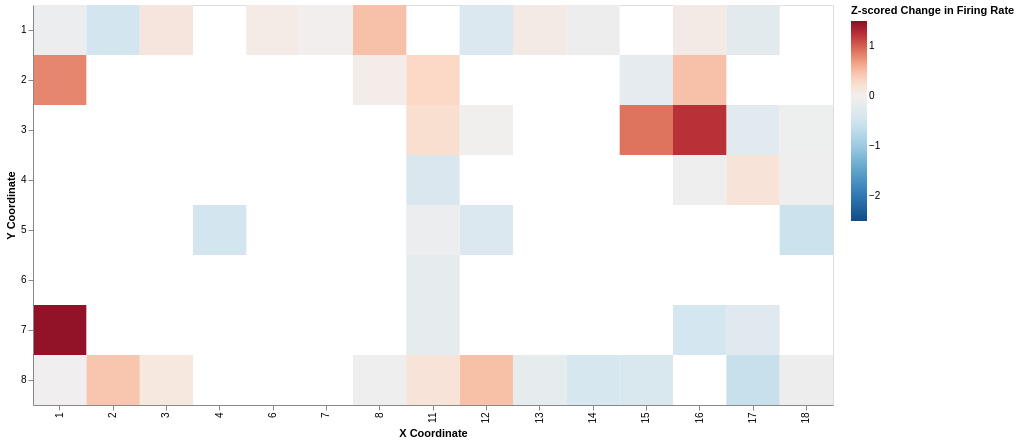

Notebook code cell kept with this figure:
### Code cell
from src.process_ripple import read_map
electrode_map = (
    read_map(Path('../data/sulley/sulley_SN_4566-004410.map'))
    [['x','y']]
    .sort_index()
)
example_stim_response = (
    norm_stim_response
    .xs(key='PMd.chan040',level='stimulated channel')
    .stack()
    .to_frame('stimulation response (z-score)') # type: ignore
    .groupby('recorded channel')
    .mean()
    .join(electrode_map, how='left')
    .reset_index()
)
alt.Chart(example_stim_response).mark_rect().encode(
    x=alt.X('x:O', title='X Coordinate'),
    y=alt.Y('y:O', title='Y Coordinate'),
    color=alt.Color('stimulation response (z-score):Q', scale=alt.Scale(scheme='redblue', domainMid=0, reverse=True, domain=[-2.5,1.5]), title='Z-scored Change in Firing Rate'),
    tooltip=['recorded channel', 'stimulation response (z-score)', 'x', 'y']
).properties(
    width=800,
    height=400,
)

### Figure 1 — Vega-Lite specification as saved in the notebook (floating-point values rounded to 4 significant figures)
{"config": {"view": {"continuousWidth": 300, "continuousHeight": 300}}, "data": {"name": "data-309f68b881e41f86dd17937878bbd04c"}, "mark": {"type": "rect"}, "encoding": {"color": {"field": "stimulation response (z-score)", "scale": {"domain": [-2.5, 1.5], "domainMid": 0, "reverse": true, "scheme": "redblue"}, "title": "Z-scored Change in Firing Rate", "type": "quantitative"}, "tooltip": [{"field": "recorded channel", "type": "nominal"}, {"field": "stimulation response (z-score)", "type": "quantitative"}, {"field": "x", "type": "quantitative"}, {"field": "y", "type": "quantitative"}], "x": {"field": "x", "title": "X Coordinate", "type": "ordinal"}, "y": {"field": "y", "title": "Y Coordinate", "type": "ordinal"}}, "height": 400, "width": 800, "$schema": "https://vega.github.io/schema/vega-lite/v5.20.1.json", "datasets": {"data-309f68b881e41f86dd17937878bbd04c": [{"recorded channel": "M1.chan001", "stimulation response (z-score)": 0.009812, "x": 7, "y": 1}, {"recorded channel": "M1.chan002", "stimulation response (z-score)": 0.4773, "x": 8, "y": 1}, {"recorded channel": "M1.chan003", "stimulation response (z-score)": 0.06878, "x": 6, "y": 1}, {"recorded channel": "M1.chan005", "stimulation response (z-score)": 0.1457, "x": 3, "y": 1}, {"recorded channel": "M1.chan006", "stimulation response (z-score)": -0.4833, "x": 2, "y": 1}, {"recorded channel": "M1.chan009", "stimulation response (z-score)": -0.09331, "x": 1, "y": 1}, {"recorded channel": "M1.chan012", "stimulation response (z-score)": 0.8069, "x": 1, "y": 2}, {"recorded channel": "M1.chan017", "stimulation response (z-score)": 0.04234, "x": 8, "y": 2}, {"recorded channel": "M1.chan101", "stimulation response (z-score)": -0.4869, "x": 4, "y": 5}, {"recorded channel": "M1.chan122", "stimulation response (z-score)": 0.1206, "x": 3, "y": 8}, {"recorded channel": "M1.chan124", "stimulation response (z-score)": 0.4425, "x": 2, "y": 8}, {"recorded channel": "M1.chan126", "stimulation response (z-score)": -0.02986, "x": 1, "y": 8}, {"recorded channel": "M1.chan127", "stimulation response (z-score)": 1.464, "x": 1, "y": 7}, {"recorded channel": "M1.chan128", "stimulation response (z-score)": -0.0577, "x": 8, "y": 8}, {"recorded channel": "PMd.chan033", "stimulation response (z-score)": -0.5576, "x": 18, "y": 5}, {"recorded channel": "PMd.chan034", "stimulation response (z-score)": -0.3447, "x": 12, "y": 5}, {"recorded channel": "PMd.chan036", "stimulation response (z-score)": -0.1137, "x": 11, "y": 5}, {"recorded channel": "PMd.chan044", "stimulation response (z-score)": -0.1862, "x": 11, "y": 6}, {"recorded channel": "PMd.chan050", "stimulation response (z-score)": -0.4708, "x": 16, "y": 7}, {"recorded channel": "PMd.chan052", "stimulation response (z-score)": -0.1815, "x": 11, "y": 7}, {"recorded channel": "PMd.chan053", "stimulation response (z-score)": -0.2871, "x": 17, "y": 7}, {"recorded channel": "PMd.chan057", "stimulation response (z-score)": -0.6016, "x": 17, "y": 8}, {"recorded channel": "PMd.chan058", "stimulation response (z-score)": -0.08044, "x": 18, "y": 8}, {"recorded channel": "PMd.chan059", "stimulation response (z-score)": -0.4174, "x": 14, "y": 8}, {"recorded channel": "PMd.chan060", "stimulation response (z-score)": -0.3868, "x": 15, "y": 8}, {"recorded channel": "PMd.chan061", "stimulation response (z-score)": 0.4764, "x": 12, "y": 8}, {"recorded channel": "PMd.chan063", "stimulation response (z-score)": 0.183, "x": 11, "y": 8}, {"recorded channel": "PMd.chan064", "stimulation response (z-score)": -0.1809, "x": 13, "y": 8}, {"recorded channel": "PMd.chan067", "stimulation response (z-score)": -0.2416, "x": 17, "y": 1}, {"recorded channel": "PMd.chan069", "stimulation response (z-score)": 0.07375, "x": 16, "y": 1}, {"recorded channel": "PMd.chan070", "stimulation response (z-score)": 0.4732, "x": 16, "y": 2}, {"recorded channel": "PMd.chan072", "stimulation response (z-score)": -0.2001, "x": 15, "y": 2}, {"recorded channel": "PMd.chan073", "stimulation response (z-score)": -0.07834, "x": 14, "y": 1}, {"recorded channel": "PMd.chan075", "stimulation response (z-score)": 0.07373, "x": 13, "y": 1}, {"recorded channel": "PMd.chan077", "stimulation response (z-score)": -0.3389, "x": 12, "y": 1}, {"recorded channel": "PMd.chan080", "stimulation response (z-score)": 0.316, "x": 11, "y": 2}, {"recorded channel": "PMd.chan081", "stimulation response (z-score)": -0.07404, "x": 18, "y": 3}, {"recorded channel": "PMd.chan082", "stimulation response (z-score)": -0.2638, "x": 17, "y": 3}, {"recorded channel": "PMd.chan083", "stimulation response (z-score)": 0.9016, "x": 15, "y": 3}, {"recorded channel": "PMd.chan084", "stimulation response (z-score)": 1.238, "x": 16, "y": 3}, {"recorded channel": "PMd.chan087", "stimulation response (z-score)": -0.01398, "x": 12, "y": 3}, {"recorded channel": "PMd.chan088", "stimulation response (z-score)": 0.2413, "x": 11, "y": 3}, {"recorded channel": "PMd.chan089", "stimulation response (z-score)": -0.04495, "x": 18, "y": 4}, {"recorded channel": "PMd.chan090", "stimulation response (z-score)": 0.1806, "x": 17, "y": 4}, {"recorded channel": "PMd.chan091", "stimulation response (z-score)": -0.06221, "x": 16, "y": 4}, {"recorded channel": "PMd.chan095", "stimulation response (z-score)": -0.3796, "x": 11, "y": 4}]}}
